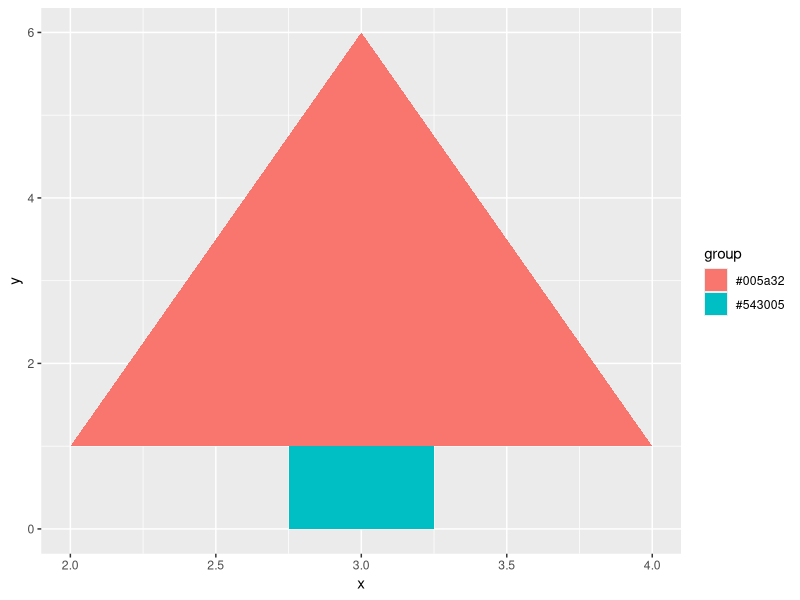
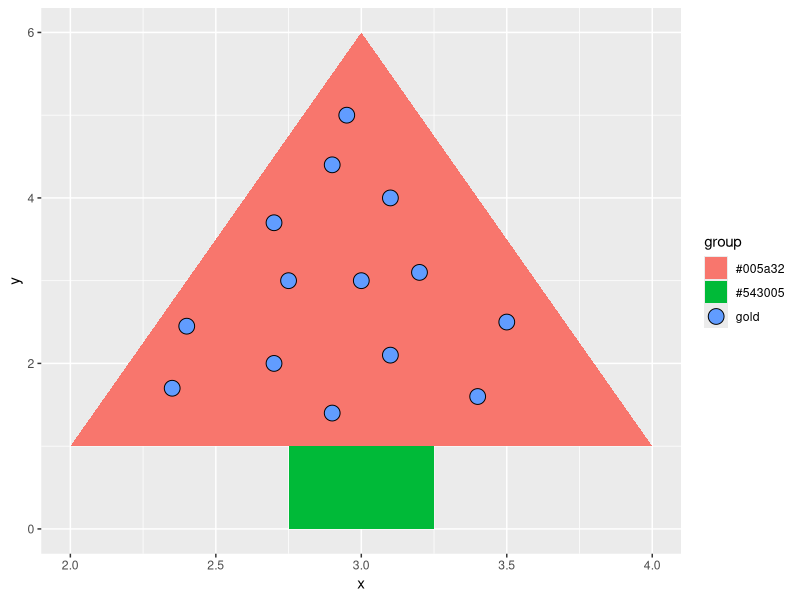

Generate these figures, in order, with R:
## ---- chunk 1
library("tidyverse")
## ---- chunk 2
# https://gist.github.com/riinuots/52c0089bd5c41a44389e95cc8cb3943d
one = tibble(x    = c(2, 4, 3, 2.75, 2.75, 3.25, 3.25),
             y    = c(1, 1, 6, 0,    1,    1,    0),
            group = c(rep("#005a32", 3), rep("#543005", 4)))
              
ggplot(one, aes(x, y, fill = group)) +
  geom_polygon()
## ---- chunk 3
two = tribble(~x,   ~y,
              2.7,  2,
              3,    3,
              3.4,  1.6,
              3.5,  2.5,
              3.1,  4,
              2.95, 5,
              2.7,  3.7,
              2.4,  2.45,
              2.35, 1.7,
              3.1,  2.1,
              3.2,  3.1,
              2.75, 3,
              2.9, 1.4,
              2.9, 4.4) %>% 
  mutate(group = "gold")

ggplot(one, aes(x, y, fill = group)) +
  geom_polygon() +
  geom_point(data = two, shape = 21, size = 5)
